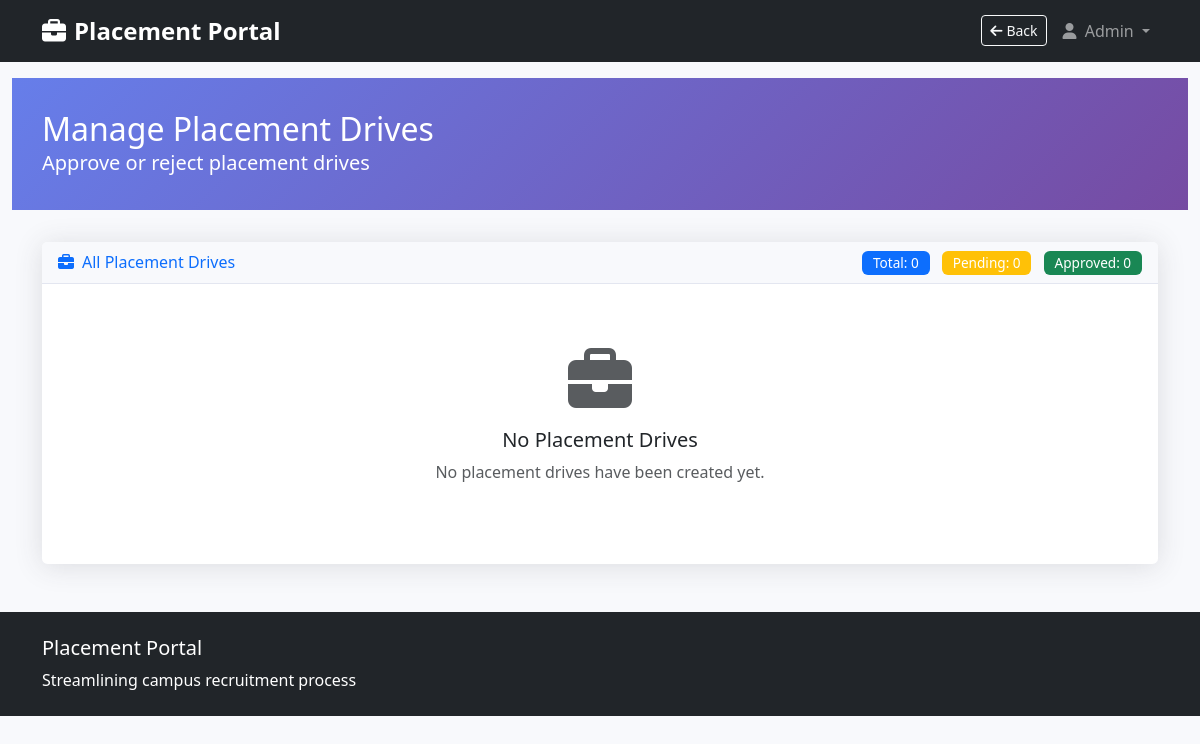
The page /admin/drives (signed in) on the database as committed earlier.
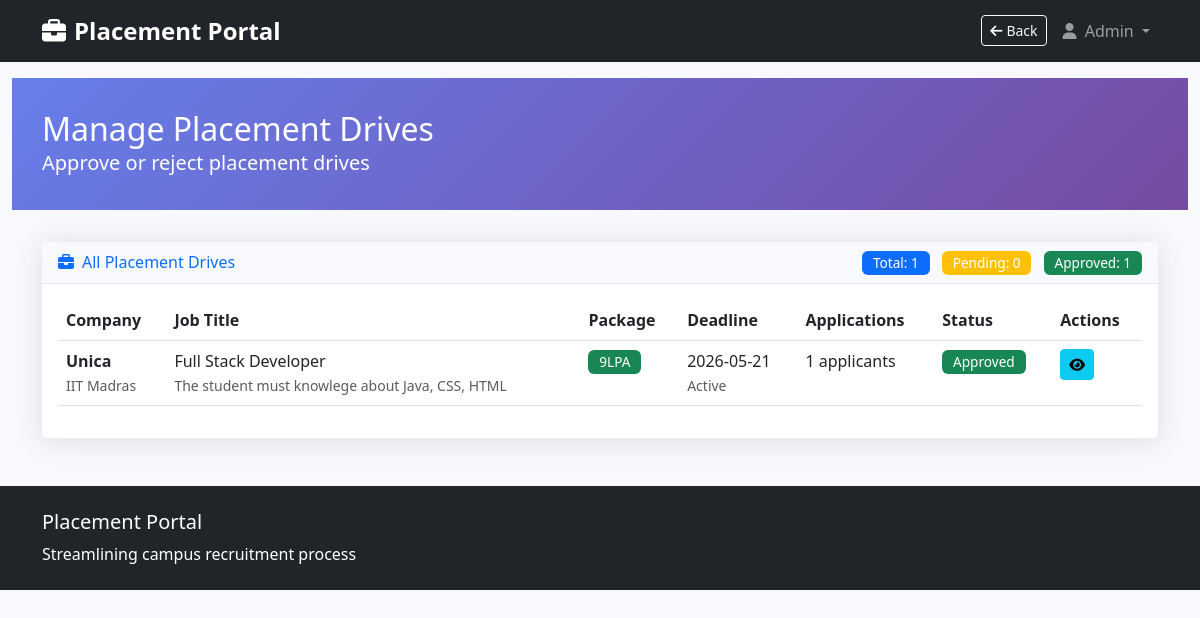
The same page on the database as committed later.
### models.py (models this page shows, shortened)
class PlacementDrive(db.Model):
    __tablename__ = 'placement_drives'
    id = db.Column(db.Integer, primary_key=True)
    company_id = db.Column(db.Integer, db.ForeignKey('companies.id'), nullable=False)
    job_title = db.Column(db.String(200), nullable=False)
    job_description = db.Column(db.Text, nullable=False)
    eligibility_criteria = db.Column(db.String(50), nullable=False)  # Min CGPA
    location = db.Column(db.String(100))
    salary_package = db.Column(db.String(50))
    application_deadline = db.Column(db.Date, nullable=False)
    status = db.Column(db.String(20), default='pending')  # pending, approved, rejected, closed
    created_at = db.Column(db.DateTime, default=datetime.utcnow)
    applications = db.relationship('Application', backref='drive', lazy=True)

class Company(db.Model):
    __tablename__ = 'companies'
    id = db.Column(db.Integer, primary_key=True)
    user_id = db.Column(db.Integer, db.ForeignKey('users.id'), nullable=False, unique=True)
    company_name = db.Column(db.String(200), nullable=False)
    hr_name = db.Column(db.String(100), nullable=False)
    hr_contact = db.Column(db.String(20), nullable=False)
    website = db.Column(db.String(200))
    address = db.Column(db.Text)
    description = db.Column(db.Text)
    is_approved = db.Column(db.Boolean, default=False)
    created_at = db.Column(db.DateTime, default=datetime.utcnow)
    user = db.relationship('User', backref=db.backref('company_profile', uselist=False))
    drives = db.relationship('PlacementDrive', backref='company', lazy=True)

### app.py (the view)
@app.route('/admin/drives')
@login_required
def admin_drives():
    if current_user.role != 'admin':
        flash('Access denied.', 'danger')
        return redirect(url_for('home'))
    drives = PlacementDrive.query.all()
    current_date = datetime.utcnow().date()
    return render_template('admin/drives.html', drives=drives, current_date=current_date)

### app.py (called while the page is built)
@app.context_processor
def inject_current_time():
    now = datetime.utcnow()
    fallback_url = url_for('home')
    if current_user.is_authenticated:
        if current_user.role == 'admin':
            fallback_url = url_for('admin_dashboard')
        elif current_user.role == 'company':
            fallback_url = url_for('company_dashboard')
        elif current_user.role == 'student':
            fallback_url = url_for('student_dashboard')
    referrer = request.referrer
    safe_referrer = None
    if referrer and referrer.startswith(request.host_url) and referrer != request.url:
        safe_referrer = referrer
    return {
        'current_time': now,
        'current_date': now.date(),
        'back_url': safe_referrer or fallback_url,
        'show_back': current_user.is_authenticated,
    }

@login_manager.user_loader
def load_user(user_id):
    return db.session.get(User, int(user_id))

### models.py (called while the page is built)
    @property
    def is_active(self):
        return not self.is_blacklisted

### templates/admin/drives.html (shortened to what this page needs)
{% extends "base.html" %}
{% block content %}
<div class="container-fluid">
    <div class="dashboard-header">
        <div class="container">
            <h1 class="h2 mb-0">Manage Placement Drives</h1>
            <p class="lead mb-0">Approve or reject placement drives</p>
        </div>
    </div>
    <div class="container mt-4">
        <div class="card">
            <div class="card-header d-flex justify-content-between align-items-center">
                <h6 class="m-0 font-weight-bold text-primary">
                    <i class="fas fa-briefcase me-2"></i>All Placement Drives
                </h6>
                <div>
                    <span class="badge bg-primary me-2">Total: {{ drives|length }}</span>
                    <span class="badge bg-warning me-2">Pending: {{ drives|selectattr('status', 'equalto', 'pending')|list|length }}</span>
                    <span class="badge bg-success">Approved: {{ drives|selectattr('status', 'equalto', 'approved')|list|length }}</span>
                </div>
            </div>
            <div class="card-body">
                {% if drives %}
                    <div class="table-responsive">
                        <table class="table table-hover">
                            <thead>
                                <tr>
                                    <th>Company</th>
                                    <th>Job Title</th>
                                    <th>Package</th>
                                    <th>Deadline</th>
                                    <th>Applications</th>
                                    <th>Status</th>
                                    <th>Actions</th>
                                </tr>
                            </thead>
                            <tbody>
                                {% for drive in drives %}
                                    <tr>
                                        <td>
                                            <strong>{{ drive.company.company_name }}</strong>
                                            <br>
                                            <small class="text-muted">{{ drive.location }}</small>
                                        </td>
                                        <td>
                                            {{ drive.job_title }}
                                            <br>
                                            <small class="text-muted">{{ drive.job_description|truncate(50) }}</small>
                                        </td>
                                        <td>
                                            <span class="badge bg-success">{{ drive.salary_package }}</span>
                                        </td>
                                        <td>
                                            {{ drive.application_deadline.strftime('%Y-%m-%d') }}
                                            <br>
                                            <small class="text-muted {% if drive.application_deadline < current_date %}text-danger{% endif %}">
                                                {% if drive.application_deadline < current_date %}
                                                    Expired
                                                {% else %}
                                                    Active
                                                {% endif %}
                                            </small>
                                        </td>
                                        <td>
                                            {{ drive.applications|length }} applicants
                                        </td>
                                        <td>
                                            {% if drive.status == 'pending' %}
                                                <span class="badge bg-warning">Pending</span>
                                            {% elif drive.status == 'approved' %}
                                                <span class="badge bg-success">Approved</span>
                                            {% elif drive.status == 'rejected' %}
                                                <span class="badge bg-danger">Rejected</span>
                                            {% else %}
                                                <span class="badge bg-secondary">{{ drive.status }}</span>
                                            {% endif %}
                                        </td>
                                        <td>
                                            <div class="btn-group" role="group">
                                                <a href="{{ url_for('admin_drive_detail', drive_id=drive.id) }}" class="btn btn-sm btn-info" title="View Details">
                                                    <i class="fas fa-eye"></i>
                                                </a>
                                            </div>
                                        </td>
                                    </tr>
                                {% endfor %}
                            </tbody>
                        </table>
                    </div>
                {% else %}
                    <div class="text-center py-5">
                        <i class="fas fa-briefcase fa-4x text-muted mb-3"></i>
                        <h5>No Placement Drives</h5>
                        <p class="text-muted">No placement drives have been created yet.</p>
                    </div>
                {% endif %}
            </div>
        </div>
    </div>
</div>
{% endblock %}

### templates/base.html (shortened to what this page needs)
<!DOCTYPE html>
<html lang="en">
<head>
    <link href="https://cdn.jsdelivr.net/npm/bootstrap@5.3.0/dist/css/bootstrap.min.css" rel="stylesheet">
    <link rel="stylesheet" href="https://cdnjs.cloudflare.com/ajax/libs/font-awesome/6.4.0/css/all.min.css">
    <link rel="stylesheet" href="{{ url_for('static', filename='css/style.css') }}">
</head>
<body>
    <nav class="navbar navbar-expand-lg navbar-dark bg-dark">
        <div class="container">
            <a class="navbar-brand" href="{{ url_for('home') }}">
                <i class="fas fa-briefcase me-2"></i>Placement Portal
            </a>
            <div class="collapse navbar-collapse" id="navbarNav">
                <ul class="navbar-nav ms-auto">
                    {% if current_user.is_authenticated %}
                        {% if show_back %}
                            <li class="nav-item me-2">
                                <a class="btn btn-outline-light btn-sm mt-1" href="{{ back_url }}">
                                    <i class="fas fa-arrow-left me-1"></i>Back
                                </a>
                            </li>
                        {% endif %}
                        <li class="nav-item dropdown">
                            <a class="nav-link dropdown-toggle" href="#" id="navbarDropdown" role="button"
                               data-bs-toggle="dropdown" aria-expanded="false">
                                <i class="fas fa-user me-1"></i>
                                {% if current_user.role == 'admin' %}
                                    Admin
                                {% elif current_user.role == 'company' %}
                                    {{ current_user.company_profile.company_name }}
                                {% else %}
                                    {{ current_user.student_profile.full_name }}
                                {% endif %}
                            </a>
                        </li>
                    {% endif %}
                </ul>
            </div>
        </div>
    </nav>
    <main>
        {% block content %}{% endblock %}
    </main>
    <footer class="bg-dark text-white py-4 mt-5">
        <div class="container">
            <div class="row">
                <div class="col-md-6">
                    <h5>Placement Portal</h5>
                    <p class="mb-0">Streamlining campus recruitment process</p>
                </div>
                <div class="col-md-6 text-md-end">
                </div>
            </div>
        </div>
    </footer>
</body>
</html>

### static/css/style.css (style rules this page uses)
:root { --primary: #4e73df; --secondary: #858796; --success: #1cc88a; --info: #36b9cc; --warning: #f6c23e; --danger: #e74a3b; --light: #f8f9fc; --dark: #5a5c69; }
body { font-family: 'Segoe UI', Tahoma, Geneva, Verdana, sans-serif; background-color: #f8f9fc; }
.navbar-brand { font-weight: 700; font-size: 1.5rem; }
.card { border: none; border-radius: 0.35rem; box-shadow: 0 0.15rem 1.75rem 0 rgba(58, 59, 69, 0.15); margin-bottom: 1.5rem; }
.card-header { background-color: #f8f9fc; border-bottom: 1px solid #e3e6f0; }
.table th { border-top: none; }
.badge { padding: 0.4em 0.8em; font-size: 0.85em; font-weight: 500; }
.dashboard-header { background: linear-gradient(135deg, #667eea 0%, #764ba2 100%); color: white; padding: 2rem 0; margin-bottom: 2rem; }

Rows that differ between the two databases and show on the page:
added PlacementDrive: company.company_name "Unica", location "IIT Madras", job_title "Full Stack Developer", job_description "The student must knowlege about Java, CSS, HTML", salary_package "9LPA", application_deadline "2026-05-21", shows "Active", applications|length "1", status "Approved"
Other text that changed with them:
{{ drives|length }}: "0" → "1"
{{ drives|selectattr('status', 'equalto', 'approved')|list|length }}: "0" → "1"
text no longer shown: "No Placement Drives No placement drives have been created yet."
text now shown: "Company Job Title Package Deadline Applications Status Actions"
